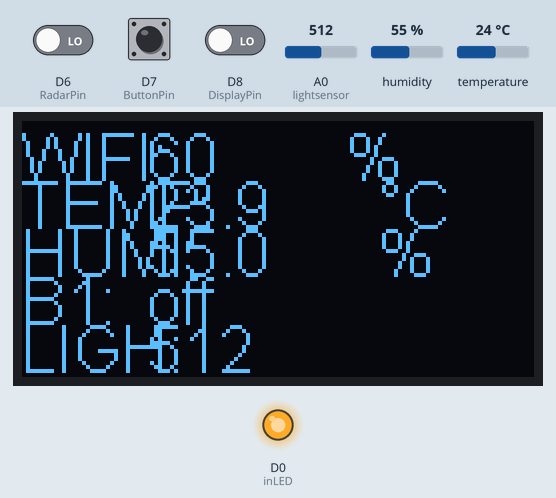
Simulated run of this sketch. Board: ESP8266 (NodeMCU). Shown: 128×64 one-colour display, output pins drawn as LEDs (lit = HIGH). The test bench sets the inputs (shaded band); at power-on: A0 (lightsensor) = 512, D8 (DisplayPin) LOW, humidity 55 %, temperature 24 °C, D6 (RadarPin) LOW, D7 (ButtonPin) LOW. WiFi joins after 1.5 s; servers stay silent unless stated; random numbers use the default seed unless the sketch sets one; no MQTT or app messages arrive unless stated; what the sketch prints to the serial monitor is not drawn.

Above: at 12.7 s.
12.8 s: A0 (lightsensor) set to 0
22.2 s: D8 (DisplayPin) driven HIGH
At 27.3 s:
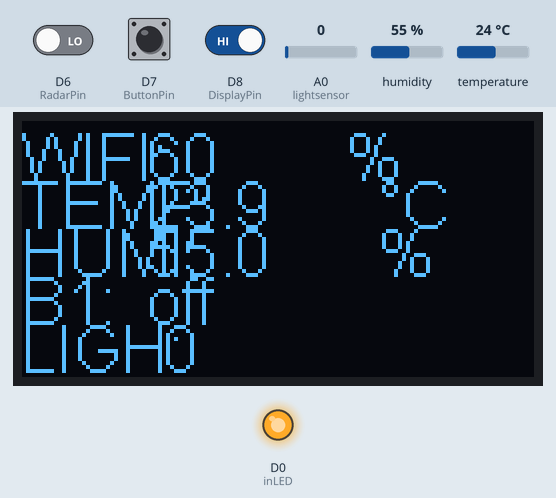
28.4 s: humidity set to 22 %
At 32.7 s:
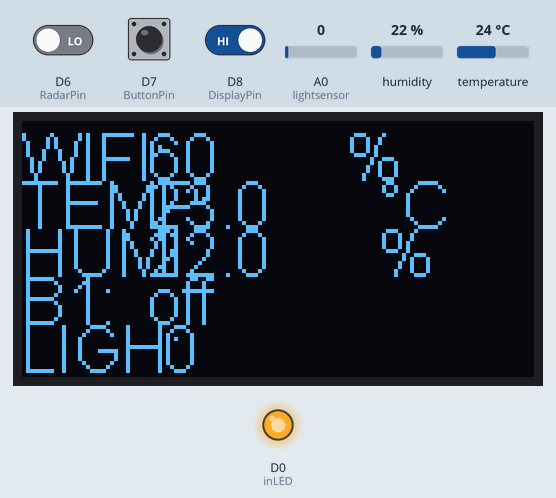
33.4 s: temperature set to 12 °C
At 38.1 s:
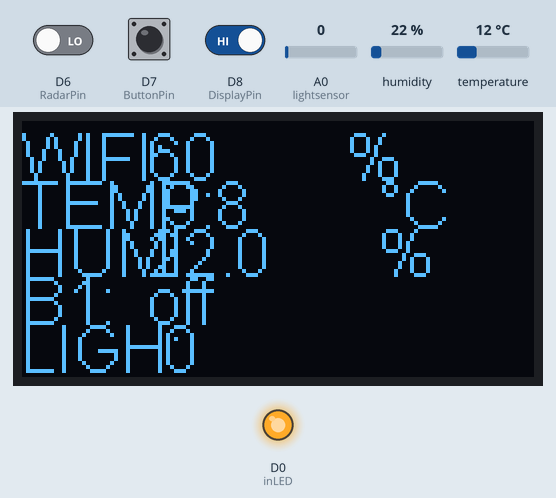
38.5 s: A0 (lightsensor) set to 45
At 43.3 s:
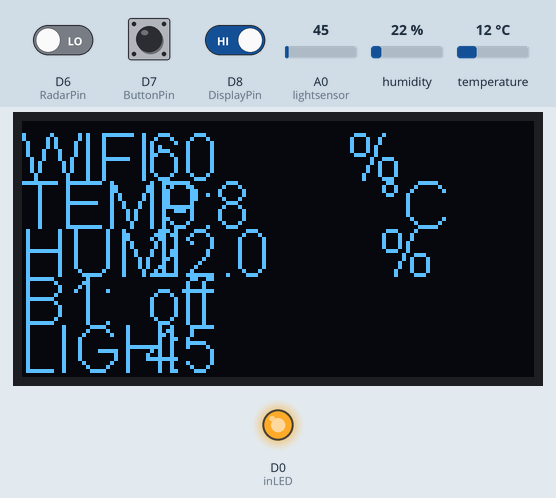
43.6 s: humidity set to 40 %
At 47.6 s:
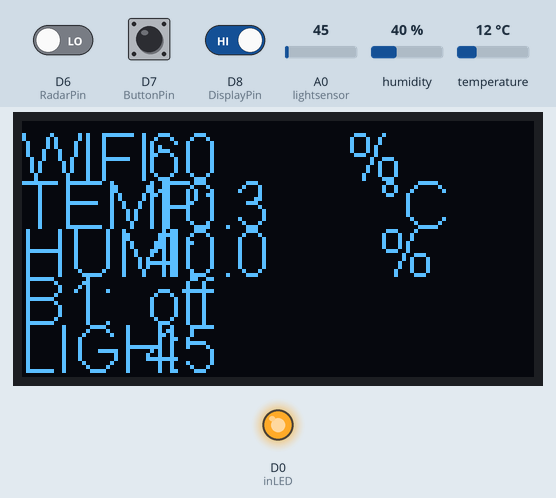
Timing chart, 0 to 49.1 s (numbered marks = the images above; inputs shaded):
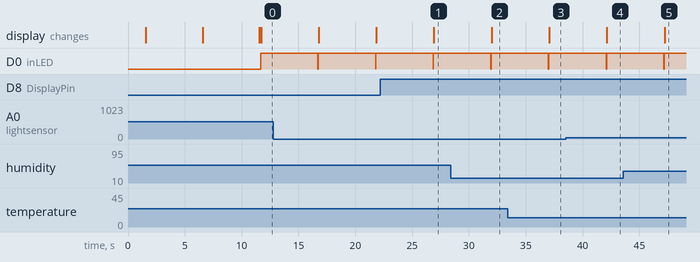

Measured:
- after the input at 22.2 s, the display: changes after 4.7 s (image 1)
- after the input at 28.4 s, the display: changes after 3.6 s (image 2)
- after the input at 33.4 s, the display: changes after 3.7 s (image 3)
- after the input at 38.5 s, the display: changes after 3.6 s (image 4)
- after the input at 43.6 s, the display: changes after 3.6 s (image 5)
- by itself, D0 (inLED): alternates HIGH for 5.0 s and LOW for 0.02 s

The sketch:

ESP8266_2_to_MQTT.ino
```cpp
#include <ESP8266WiFi.h>
#include <PubSubClient.h>
#include <Wire.h>
#include "SSD1306Wire.h"
#include "DHT.h"

#define DHTTYPE DHT22
#define lightsensor A0

const char* ssid = "name";
const char* wifi_password = "pwd";
const char* mqtt_server = "mqtt ip";

const char* radar_topic = "tgn/system/radar";
const char* reset_topic = "tgn/system/reboot/esp2";
const char* temp_topic = "tgn/esp_2/temp/sensor_1";
const char* hum_topic = "tgn/esp_2/temp/sensor_2";
const char* b1_topic = "tgn/esp_2/button/b1";
const char* wifi1_topic = "tgn/esp_2/wifi/pre";
const char* wifi2_topic = "tgn/esp_2/wifi/rssi";
const char* light_topic = "tgn/esp_2/analog/sensor_1";
const char* con_topic = "tgn/esp_2/connection/ip";
const char* update_topic = "tgn/esp_2/update";
String clientID = "NodeMCU_2 V1.3";
const int DHTPin = D4;
const int ButtonPin = D7;
const int DisplayPin = D8;
const int inLED = D0;
const int RadarPin = D6;
char* b1 = "off";
static char celsiusTemp[7];
static char fahrenheitTemp[7];
static char humidityTemp[7];
int switchState = 0;
int switchStateB = 0;
int screen = 0;
int radarState = 0;
int radarRead = 0;
int z = 0;

WiFiClient espClient;
PubSubClient client(espClient);
DHT dht2(DHTPin, DHTTYPE);
SSD1306Wire  display(0x3c, D3, D5);

#define WiFi_Logo_width 60
#define WiFi_Logo_height 36
const uint8_t WiFi_Logo_bits[] PROGMEM = {
  0x00, 0x00, 0x00, 0x00, 0x00, 0x00, 0x00, 0x00, 0x00, 0x00, 0x00, 0xF8,
  0x00, 0x00, 0x00, 0x00, 0x00, 0x00, 0x80, 0xFF, 0x07, 0x00, 0x00, 0x00,
  0x00, 0x00, 0xE0, 0xFF, 0x1F, 0x00, 0x00, 0x00, 0x00, 0x00, 0xF8, 0xFF,
  0x7F, 0x00, 0x00, 0x00, 0x00, 0x00, 0xFC, 0xFF, 0xFF, 0x00, 0x00, 0x00,
  0x00, 0x00, 0xFE, 0xFF, 0xFF, 0x01, 0x00, 0x00, 0x00, 0x00, 0xFF, 0xFF,
  0xFF, 0x03, 0x00, 0x00, 0x00, 0xFC, 0xFF, 0xFF, 0xFF, 0xFF, 0x00, 0x00,
  0x00, 0xFF, 0xFF, 0xFF, 0x07, 0xC0, 0x83, 0x01, 0x80, 0xFF, 0xFF, 0xFF,
  0x01, 0x00, 0x07, 0x00, 0xC0, 0xFF, 0xFF, 0xFF, 0x00, 0x00, 0x0C, 0x00,
  0xC0, 0xFF, 0xFF, 0x7C, 0x00, 0x60, 0x0C, 0x00, 0xC0, 0x31, 0x46, 0x7C,
  0xFC, 0x77, 0x08, 0x00, 0xE0, 0x23, 0xC6, 0x3C, 0xFC, 0x67, 0x18, 0x00,
  0xE0, 0x23, 0xE4, 0x3F, 0x1C, 0x00, 0x18, 0x00, 0xE0, 0x23, 0x60, 0x3C,
  0x1C, 0x70, 0x18, 0x00, 0xE0, 0x03, 0x60, 0x3C, 0x1C, 0x70, 0x18, 0x00,
  0xE0, 0x07, 0x60, 0x3C, 0xFC, 0x73, 0x18, 0x00, 0xE0, 0x87, 0x70, 0x3C,
  0xFC, 0x73, 0x18, 0x00, 0xE0, 0x87, 0x70, 0x3C, 0x1C, 0x70, 0x18, 0x00,
  0xE0, 0x87, 0x70, 0x3C, 0x1C, 0x70, 0x18, 0x00, 0xE0, 0x8F, 0x71, 0x3C,
  0x1C, 0x70, 0x18, 0x00, 0xC0, 0xFF, 0xFF, 0x3F, 0x00, 0x00, 0x08, 0x00,
  0xC0, 0xFF, 0xFF, 0x1F, 0x00, 0x00, 0x0C, 0x00, 0x80, 0xFF, 0xFF, 0x1F,
  0x00, 0x00, 0x06, 0x00, 0x80, 0xFF, 0xFF, 0x0F, 0x00, 0x00, 0x07, 0x00,
  0x00, 0xFE, 0xFF, 0xFF, 0xFF, 0xFF, 0x01, 0x00, 0x00, 0xF8, 0xFF, 0xFF,
  0xFF, 0x7F, 0x00, 0x00, 0x00, 0x00, 0xFE, 0xFF, 0xFF, 0x01, 0x00, 0x00,
  0x00, 0x00, 0xFC, 0xFF, 0xFF, 0x00, 0x00, 0x00, 0x00, 0x00, 0xF8, 0xFF,
  0x7F, 0x00, 0x00, 0x00, 0x00, 0x00, 0xE0, 0xFF, 0x1F, 0x00, 0x00, 0x00,
  0x00, 0x00, 0x80, 0xFF, 0x07, 0x00, 0x00, 0x00, 0x00, 0x00, 0x00, 0xFC,
  0x00, 0x00, 0x00, 0x00, 0x00, 0x00, 0x00, 0x00, 0x00, 0x00, 0x00, 0x00,
  };

#define tgn_width 128
#define tgn_height 64
const uint8_t tgn_bits[] PROGMEM = {
  0xFF, 0xFF, 0xFF, 0xFF, 0xFF, 0xFF, 0xFF, 0xFF, 0xFF, 0xFF, 0xFF, 0xFF,
  0xFF, 0xFF, 0xFF, 0xFF, 0xFF, 0xFF, 0xFF, 0xFF, 0xFF, 0xFF, 0xFF, 0xFF,
  0xFF, 0xFF, 0xFF, 0xFF, 0xFF, 0xFF, 0xFF, 0xFF, 0xFF, 0xFF, 0xFF, 0xFF,
  0xFF, 0xFF, 0xFF, 0xFF, 0xFF, 0xFF, 0xFF, 0xFF, 0xFF, 0xFF, 0xFF, 0xFF,
  0xFF, 0xFF, 0xFF, 0xFF, 0xFF, 0xFF, 0xFF, 0xFF, 0xFF, 0xFF, 0xFF, 0xFF,
  0xFF, 0xFF, 0xFF, 0xFF, 0xFF, 0xFF, 0xFF, 0xFF, 0xFF, 0xFF, 0xFF, 0xFF,
  0xFF, 0xFF, 0xFF, 0xFF, 0xFF, 0xFF, 0xFF, 0xFF, 0xFF, 0xFF, 0xFF, 0xFF,
  0xFF, 0xFF, 0xFF, 0xFF, 0xFF, 0xFF, 0xFF, 0xFF, 0xFF, 0xFF, 0xFF, 0xFF,
  0xFF, 0xFF, 0xFF, 0xFF, 0xFF, 0xFF, 0xFF, 0xFF, 0xFF, 0xFF, 0xFF, 0xFF,
  0xFF, 0xFF, 0xFF, 0xFF, 0xFF, 0xFF, 0xFF, 0xFF, 0xFF, 0xFF, 0xFF, 0xFF,
  0xFF, 0xFF, 0xFF, 0xFF, 0xFF, 0xFF, 0xFF, 0xFF, 0xFF, 0xFF, 0xFF, 0xFF,
  0xFF, 0xFF, 0xFF, 0xFF, 0xFF, 0xFF, 0xFF, 0xFF, 0xFF, 0xFF, 0xFF, 0xFF,
  0xFF, 0xFF, 0xFF, 0xFF, 0xFF, 0xFF, 0xFF, 0xFF, 0xFF, 0xFF, 0xFF, 0xFF,
  0xFF, 0xFF, 0xFF, 0xFF, 0xFF, 0xFF, 0xFF, 0xFF, 0xFF, 0xFF, 0xFF, 0xFF,
  0xFF, 0xFF, 0xFF, 0xFF, 0xFF, 0xFF, 0xFF, 0xFF, 0xFF, 0xFF, 0xFF, 0xFF,
  0xFF, 0xFF, 0xFF, 0xFF, 0xFF, 0xFF, 0xFF, 0xFF, 0xFF, 0xFF, 0xFF, 0xFF,
  0xFF, 0xFF, 0x7F, 0x00, 0x00, 0x00, 0xFF, 0x01, 0xF8, 0xFF, 0xFF, 0xFF,
  0xFF, 0xFF, 0xFF, 0xFF, 0xFF, 0xFF, 0x7F, 0x00, 0x00, 0x80, 0x7F, 0x00,
  0xC0, 0x07, 0xFC, 0xFF, 0x87, 0xFF, 0xFF, 0xFF, 0xFF, 0xFF, 0x3F, 0xFC,
  0x80, 0x80, 0x1F, 0xF8, 0x80, 0x01, 0xF8, 0xFF, 0xC3, 0xFF, 0xFF, 0xFF,
  0xFF, 0xFF, 0x3F, 0xFE, 0xF0, 0xFF, 0x0F, 0xFF, 0x83, 0x1F, 0xF8, 0xFF,
  0xC3, 0xFF, 0xFF, 0xFF, 0xFF, 0xFF, 0x3F, 0xFF, 0xE0, 0xFF, 0x87, 0xFF,
  0x8F, 0x3F, 0xF0, 0xFF, 0xE3, 0xFF, 0xFF, 0xFF, 0xFF, 0xFF, 0x3F, 0xFF,
  0xF1, 0xFF, 0xC3, 0xFF, 0x1F, 0x3F, 0xF0, 0xFF, 0xE3, 0xFF, 0xFF, 0xFF,
  0xFF, 0xFF, 0x3F, 0xFF, 0xE0, 0xFF, 0xE1, 0xFF, 0x9F, 0x3F, 0xE0, 0xFF,
  0xE1, 0xFF, 0xFF, 0xFF, 0xFF, 0xFF, 0x3F, 0xFF, 0xF0, 0xFF, 0xF1, 0xFF,
  0x9F, 0x3F, 0xC1, 0xFF, 0xE3, 0xFF, 0xFF, 0xFF, 0xFF, 0xFF, 0xBF, 0xFF,
  0xF1, 0xFF, 0xF0, 0xFF, 0x9F, 0x3F, 0xC1, 0xFF, 0xE3, 0xFF, 0xFF, 0xFF,
  0xFF, 0xFF, 0xFF, 0xFF, 0xF0, 0xFF, 0xF8, 0xFF, 0xBF, 0x3F, 0x83, 0xFF,
  0xF1, 0xFF, 0xFF, 0xFF, 0xFF, 0xFF, 0xFF, 0xFF, 0xE0, 0x7F, 0xF8, 0xFF,
  0xFF, 0x3F, 0x87, 0xFF, 0xF1, 0xFF, 0xFF, 0xFF, 0xFF, 0xFF, 0xFF, 0xFF,
  0xF0, 0x7F, 0xF8, 0xFF, 0xFF, 0x3F, 0x07, 0xFF, 0xF1, 0xFF, 0xFF, 0xFF,
  0xFF, 0xFF, 0xFF, 0xFF, 0xF1, 0x3F, 0xF8, 0xFF, 0xFF, 0x3F, 0x0F, 0xFE,
  0xF1, 0xFF, 0xFF, 0xFF, 0xFF, 0xFF, 0xFF, 0xFF, 0xF0, 0x3F, 0xFC, 0xFF,
  0xFF, 0x3F, 0x0F, 0xFE, 0xF3, 0xFF, 0xFF, 0xFF, 0xFF, 0xFF, 0xFF, 0xFF,
  0xF0, 0x3F, 0xFC, 0xFF, 0xFF, 0x3F, 0x1F, 0xFC, 0xF1, 0xFF, 0xFF, 0xFF,
  0xFF, 0xFF, 0xFF, 0xFF, 0xF0, 0x3F, 0xFC, 0xFF, 0xFF, 0x3F, 0x3F, 0xFC,
  0xF1, 0xFF, 0xFF, 0xFF, 0xFF, 0xFF, 0xFF, 0xFF, 0xF0, 0x3F, 0xFC, 0xFF,
  0xFF, 0x3F, 0x3F, 0xF8, 0xF1, 0xFF, 0xFF, 0xFF, 0xFF, 0xFF, 0xFF, 0xFF,
  0xF0, 0x3F, 0xFC, 0xFF, 0xFF, 0x1F, 0x7F, 0xF0, 0xF9, 0xFF, 0xFF, 0xFF,
  0xFF, 0xFF, 0xFF, 0xFF, 0xF0, 0x1F, 0xFC, 0xFF, 0xFF, 0x3F, 0xFF, 0xF0,
  0xF1, 0xFF, 0xFF, 0xFF, 0xFF, 0xFF, 0xFF, 0xFF, 0xF0, 0x3F, 0xFC, 0xFF,
  0xFF, 0x1F, 0xFF, 0xE0, 0xF3, 0xFF, 0xFF, 0xFF, 0xFF, 0xFF, 0xFF, 0xFF,
  0xF0, 0x3F, 0xFC, 0x1F, 0x80, 0x3F, 0xFF, 0xC1, 0xF1, 0xFF, 0xFF, 0xFF,
  0xFF, 0xFF, 0xFF, 0xFF, 0xF0, 0x3F, 0xF8, 0x1F, 0x80, 0x1F, 0xFF, 0xC1,
  0xF1, 0xFF, 0xFF, 0xFF, 0xFF, 0xFF, 0xFF, 0xFF, 0xF0, 0x3F, 0xF8, 0xFF,
  0xC3, 0x1F, 0xFF, 0x83, 0xFB, 0xFF, 0xFF, 0xFF, 0xFF, 0xFF, 0xFF, 0xFF,
  0xF0, 0x3F, 0xF8, 0xFF, 0x83, 0x9F, 0xFF, 0x07, 0xF1, 0xFF, 0xFF, 0xFF,
  0xFF, 0xFF, 0xFF, 0xFF, 0xF0, 0x3F, 0xF8, 0xFF, 0x83, 0x1F, 0xFF, 0x07,
  0xF3, 0xFF, 0xFF, 0xFF, 0xFF, 0xFF, 0xFF, 0xFF, 0xF0, 0x7F, 0xF0, 0xFF,
  0x83, 0x1F, 0xFF, 0x0F, 0xF8, 0xFF, 0xFF, 0xFF, 0xFF, 0xFF, 0xFF, 0xFF,
  0xF0, 0x7F, 0xF0, 0xFF, 0x87, 0x8F, 0xFF, 0x1F, 0xF0, 0xFF, 0xFF, 0xFF,
  0xFF, 0xFF, 0xFF, 0xFF, 0xF0, 0xFF, 0xE0, 0xFF, 0xC3, 0x0F, 0xFF, 0x1F,
  0xF8, 0xFF, 0xFF, 0xFF, 0xFF, 0xFF, 0xFF, 0xFF, 0xF0, 0xFF, 0xC1, 0xFF,
  0x87, 0x8F, 0xFF, 0x3F, 0xF0, 0xFF, 0xFF, 0xFF, 0xFF, 0xFF, 0xFF, 0xFF,
  0xF8, 0xFF, 0x81, 0xFF, 0xC3, 0x8F, 0xFF, 0x7F, 0xF8, 0xFF, 0xFF, 0xFF,
  0xFF, 0xFF, 0xFF, 0xFF, 0xF0, 0xFF, 0x03, 0xFF, 0xC3, 0x87, 0xFF, 0x7F,
  0xF8, 0xFF, 0xFF, 0xFF, 0xFF, 0xFF, 0xFF, 0xFF, 0xF0, 0xFF, 0x0F, 0xF8,
  0xC0, 0x87, 0xFF, 0xFF, 0xF8, 0xFF, 0xFF, 0xFF, 0xFF, 0xFF, 0xFF, 0xFF,
  0xF8, 0xFF, 0x1F, 0x00, 0xC0, 0xC7, 0xFF, 0xFF, 0xF9, 0xFF, 0xFF, 0xFF,
  0xFF, 0xFF, 0xFF, 0xFF, 0xFF, 0xFF, 0xFF, 0x00, 0xF8, 0xFF, 0xFF, 0xFF,
  0xFF, 0xFF, 0xFF, 0xFF, 0xFF, 0xFF, 0xFF, 0xFF, 0xFF, 0xFF, 0xFF, 0xFF,
  0xFF, 0xFF, 0xFF, 0xFF, 0xFF, 0xFF, 0xFF, 0xFF, 0xFF, 0xFF, 0xFF, 0xFF,
  0xFF, 0xFF, 0xFF, 0xFF, 0xFF, 0xFF, 0xFF, 0xFF, 0xFF, 0xFF, 0xFF, 0xFF,
  0xFF, 0xFF, 0xFF, 0xFF, 0xFF, 0xFF, 0xFF, 0xFF, 0xFF, 0xFF, 0xFF, 0xFF,
  0xFF, 0xFF, 0xFF, 0xFF, 0xFF, 0xFF, 0xFF, 0xFF, 0xFF, 0xFF, 0xFF, 0xFF,
  0xFF, 0xFF, 0xFF, 0xFF, 0xFF, 0xFF, 0xFF, 0xFF, 0xFF, 0xFF, 0xFF, 0xFF,
  0xFF, 0xFF, 0xFF, 0xFF, 0xFF, 0xFF, 0xFF, 0xFF, 0xFF, 0xFF, 0xFF, 0xFF,
  0xFF, 0xFF, 0xFF, 0xFF, 0xFF, 0xFF, 0xFF, 0xFF, 0xFF, 0xFF, 0xFF, 0xFF,
  0xFF, 0xFF, 0xFF, 0xFF, 0xFF, 0xFF, 0xFF, 0xFF, 0xFF, 0xFF, 0xFF, 0xFF,
  0xFF, 0xFF, 0xFF, 0xFF, 0xFF, 0xFF, 0xFF, 0xFF, 0xFF, 0xFF, 0xFF, 0xFF,
  0xFF, 0xFF, 0xFF, 0xFF, 0xFF, 0xFF, 0xFF, 0xFF, 0xFF, 0xFF, 0xFF, 0xFF,
  0xFF, 0xFF, 0xFF, 0xFF, 0xFF, 0xFF, 0xFF, 0xFF, 0xFF, 0xFF, 0xFF, 0xFF,
  0xFF, 0xFF, 0xFF, 0xFF, 0xFF, 0xFF, 0xFF, 0xFF, 0xFF, 0xFF, 0xFF, 0xFF,
  0xFF, 0xFF, 0xFF, 0xFF, 0xFF, 0xFF, 0xFF, 0xFF, 0xFF, 0xFF, 0xFF, 0xFF,
  0xFF, 0xFF, 0xFF, 0xFF, 0xFF, 0xFF, 0xFF, 0xFF, 0xFF, 0xFF, 0xFF, 0xFF,
  0xFF, 0xFF, 0xFF, 0xFF, 0xFF, 0xFF, 0xFF, 0xFF, 0xFF, 0xFF, 0xFF, 0xFF,
  0xFF, 0xFF, 0xFF, 0xFF, 0xFF, 0xFF, 0xFF, 0xFF, 0xFF, 0xFF, 0xFF, 0xFF,
  0xFF, 0xFF, 0xFF, 0xFF, 0xFF, 0xFF, 0xFF, 0xFF, 0xFF, 0xFF, 0xFF, 0xFF,
  0xFF, 0xFF, 0xFF, 0xFF, 0xFF, 0xFF, 0xFF, 0xFF, 0xFF, 0xFF, 0xFF, 0xFF,
  0xFF, 0xFF, 0xFF, 0xFF, 0xFF, 0xFF, 0xFF, 0xFF, 0xFF, 0xFF, 0xFF, 0xFF,
  0xFF, 0xFF, 0xFF, 0xFF, 0xFF, 0xFF, 0xFF, 0xFF, 0xFF, 0xFF, 0xFF, 0xFF,
  0xFF, 0xFF, 0xFF, 0xFF, 0xFF, 0xFF, 0xFF, 0xFF, 0xFF, 0xFF, 0xFF, 0xFF,
  0xFF, 0xFF, 0xFF, 0xFF, 0xFF, 0xFF, 0xFF, 0xFF, 0xFF, 0xFF, 0xFF, 0xFF,
  0xFF, 0xFF, 0xFF, 0xFF, 0xFF, 0xFF, 0xFF, 0xFF, 0xFF, 0xFF, 0xFF, 0xFF,
  0xFF, 0xFF, 0xFF, 0xFF, };

void setup() {
  Serial.begin(9600);
  Serial.print("Connecting to ");
  Serial.println(ssid);
  setup_wifi();
  Serial.println("WiFi connected");
  Serial.print("IP address: ");
  client.setServer(mqtt_server, 1883);
  client.setCallback(callback);
  Serial.println(WiFi.localIP());
  Serial.println(WiFi.macAddress());
  display.init();
  display.flipScreenVertically();
  display.setContrast(100);
  display.drawXbm(34, 14, WiFi_Logo_width, WiFi_Logo_height, WiFi_Logo_bits);
  display.display();
  delay(5000);
  display.clear();
  display.drawXbm(0, 0, tgn_width, tgn_height, tgn_bits);
  display.display();
  delay(5000);
  display.clear();
  pinMode(inLED, OUTPUT);
  pinMode(ButtonPin, INPUT);
  pinMode(RadarPin, INPUT);
  delay(10);
  dht2.begin();
  Serial.println();
  display.setFont(ArialMT_Plain_16);
  display.drawString(0, 0, "Connecting to ");
  display.drawString(0, 16, ssid);
  display.drawString(0, 32, "Brocker IP:");
  display.drawString(0, 48, mqtt_server);
  display.display();
}

void setup_wifi() {
  WiFi.mode(WIFI_STA);
  WiFi.begin(ssid, wifi_password);
  while (WiFi.status() != WL_CONNECTED) {
    delay(100);
  }
  Serial.println(WiFi.localIP());
}

void reconnect(){
  while (!client.connected()){
  Serial.println("Reconnecting");
  clientID += String(random(0xffff), HEX);
  if(!client.connect(clientID.c_str())){
    Serial.print("faild, rc=");
    Serial.print(client.state());
    Serial.print("retrying in 5 s");
    delay(5000);
    }
  }
  client.subscribe(reset_topic);
}

void callback(char* topic, uint8_t* payload, unsigned int length) {
  char msg[length+1];
  for (int i = 0; i < length; i++) {
    msg[i] = (char)payload[i];
  }
  msg[length] = '\0';
  if(strcmp(topic, reset_topic) == 0) {
    if(strcmp(msg, "1") == 0){
      client.publish(reset_topic, "0", true);
      ESP.restart();
    }
  }
}

void loop() {
  if (!client.connected()) {
        reconnect();
    }
  client.loop();
  switchState = digitalRead(ButtonPin);
  switchStateB = digitalRead(DisplayPin);
  radarState = digitalRead(RadarPin);
  if (radarState == HIGH){
    if (radarRead == 0){
      radarRead = 1;
      client.publish(radar_topic, "1", true);
    }
  }
  else {
    if (radarRead == 1){
      radarRead = 0;
      client.publish(radar_topic, "0", true);
    }
  }
  float h = dht2.readHumidity();
  float t = dht2.readTemperature();
  float f = dht2.readTemperature(true);
  int val = analogRead(lightsensor);
  if (switchStateB == HIGH){
    screen = 0;
    }
  if (switchState == HIGH){
    b1 = "on";
    }
  else {
    b1 = "off";
    }
  float hic = dht2.computeHeatIndex(t, h, false);
  dtostrf(hic, 4, 1, celsiusTemp);
  float hif = dht2.computeHeatIndex(f, h);
  dtostrf(hif, 6, 1, fahrenheitTemp);
  dtostrf(h, 4, 1, humidityTemp);
  long rssi = WiFi.RSSI();
  long ch = 0 - rssi;
  char* prc_out = "0";
  if (ch <= 95 and ch > 89) {
    prc_out = "0";
    }
  if (ch <= 89 and ch > 83) {
    prc_out = "10";
    }
  if (ch <= 83 and ch > 77) {
    prc_out = "20";
    }
  if (ch <= 77 and ch > 71) {
    prc_out = "30";
    }
  if (ch <= 71 and ch > 65) {
    prc_out = "40";
    }
  if (ch <= 65 and ch > 59) {
    prc_out = "50";
    }
  if (ch <= 59 and ch > 53) {
    prc_out = "60";
    }
  if (ch <= 53 and ch > 47) {
    prc_out = "70";
    }
  if (ch <= 47 and ch > 41) {
    prc_out = "80";
    }
  if (ch <= 41 and ch > 35) {
    prc_out = "90";
    }
  if (ch <= 35 and ch > 0) {
    prc_out = "100";
    }
  char ip_out[50] = "";
  IPAddress ip_r = WiFi.localIP();
  int  rssi_r = WiFi.RSSI();
  byte first_octet = ip_r[0];
  byte second_octet = ip_r[1];
  byte third_octet = ip_r[2];
  byte fourth_octet = ip_r[3];
  static char ip_a[7];
  static char ip_b[7];
  static char ip_c[7];
  static char ip_d[7];
  static char rssi_x[7];
  static char lis[7];
  dtostrf(first_octet, 2, 0, ip_a);
  dtostrf(second_octet, 2, 0, ip_b);
  dtostrf(third_octet, 1, 0, ip_c);
  dtostrf(fourth_octet, 2, 0, ip_d);
  dtostrf(rssi_r, 2, 0, rssi_x);
  dtostrf(val, 2, 0, lis);
  strcat(ip_out,ip_a);
  strcat(ip_out,".");
  strcat(ip_out,ip_b);
  strcat(ip_out,".");
  strcat(ip_out,ip_c);
  strcat(ip_out,".");
  strcat(ip_out,ip_d);
  digitalWrite(inLED,LOW);
  display.clear();
  display.display();
  if (screen == 0) {
    display.setTextAlignment(TEXT_ALIGN_LEFT);
    display.setContrast(255);
    display.drawString(0, 0, "WIFI:           %");
    display.drawString(31, 0, prc_out);
    display.drawString(0, 12, "TEMP:          °C");
    display.drawString(31, 12, celsiusTemp);
    display.drawString(0, 24, "HUMI:           %");
    display.drawString(31, 24, humidityTemp);
    display.drawString(0, 36, "B1:");
    display.drawString(31, 36, b1);
    display.drawString(0, 48, "LIGH:");
    display.drawString(31, 48, lis);
    display.display();
    screen = 1;
  }
  else if (screen == 1) {
    display.drawXbm(0, 0, tgn_width, tgn_height, tgn_bits);
    display.display();
    screen = 2;
  }
  else if (screen == 2) {
    display.clear();
  }
  client.publish(temp_topic, celsiusTemp, true);
  Serial.println(celsiusTemp);
  client.publish(hum_topic, humidityTemp, true);
  Serial.println(humidityTemp);
  client.publish(b1_topic, b1, true);
  Serial.println(b1);
  client.publish(wifi1_topic, prc_out, true);
  Serial.println(prc_out);
  client.publish(wifi2_topic, rssi_x, true);
  Serial.println(rssi_x);
  client.publish(light_topic, lis, true);
  Serial.println(lis);
  client.publish(con_topic, ip_out, true);
  Serial.println(ip_out);
  digitalWrite(inLED,HIGH);
  Serial.println("---------------------------------------------------------");
  delay(5000);
  z = z + 1;
  if (z == 720){
    Serial.println("reboot");
    ESP.restart();
  }
}
```
